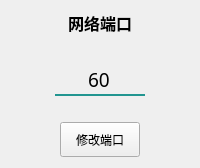
    <widget class="QFrame" name="frameSysNet">
     <property name="minimumSize">
      <size>
       <width>200</width>
       <height>0</height>
      </size>
     </property>
     <property name="maximumSize">
      <size>
       <width>300</width>
       <height>400</height>
      </size>
     </property>
     <property name="font">
      <font>
       <family>Microsoft YaHei</family>
      </font>
     </property>
     <property name="styleSheet">
      <string notr="true">/* 普通状态底部边框 */
QLineEdit {
    border: none;
    border-bottom: 2px solid rgb(34, 149, 144);  /* 底部边框颜色 */
    background: transparent;
}

/* 获取焦点时的底部边框 */
QLineEdit:focus {
    border-bottom: 2px solid rgb(41, 255, 223);  /* 焦点时颜色 */
}
</string>
     </property>
     <layout class="QVBoxLayout" name="verticalLayout" stretch="1,1,1">
      <property name="spacing">
       <number>26</number>
      </property>
      <property name="leftMargin">
       <number>20</number>
      </property>
      <property name="rightMargin">
       <number>20</number>
      </property>
      <item alignment="Qt::AlignHCenter">
       <widget class="QLabel" name="label_36">
        <property name="sizePolicy">
         <sizepolicy hsizetype="Fixed" vsizetype="Fixed">
          <horstretch>0</horstretch>
          <verstretch>0</verstretch>
         </sizepolicy>
        </property>
        <property name="font">
         <font>
          <family>Microsoft YaHei</family>
          <pointsize>12</pointsize>
          <bold>true</bold>
         </font>
        </property>
        <property name="text">
         <string>网络端口</string>
        </property>
        <property name="alignment">
         <set>Qt::AlignCenter</set>
        </property>
       </widget>
      </item>
      <item alignment="Qt::AlignHCenter">
       <widget class="QLineEdit" name="lineEditPort">
        <property name="sizePolicy">
         <sizepolicy hsizetype="Maximum" vsizetype="Maximum">
          <horstretch>0</horstretch>
          <verstretch>0</verstretch>
         </sizepolicy>
        </property>
        <property name="minimumSize">
         <size>
          <width>35</width>
          <height>35</height>
         </size>
        </property>
        <property name="maximumSize">
         <size>
          <width>90</width>
          <height>16777215</height>
         </size>
        </property>
        <property name="font">
         <font>
          <family>Microsoft YaHei</family>
          <pointsize>14</pointsize>
         </font>
        </property>
        <property name="styleSheet">
         <string notr="true"/>
        </property>
        <property name="text">
         <string>60</string>
        </property>
        <property name="alignment">
         <set>Qt::AlignBottom|Qt::AlignHCenter</set>
        </property>
       </widget>
      </item>
      <item alignment="Qt::AlignHCenter">
       <widget class="QPushButton" name="modifyNet">
        <property name="sizePolicy">
         <sizepolicy hsizetype="Preferred" vsizetype="Preferred">
          <horstretch>0</horstretch>
          <verstretch>0</verstretch>
         </sizepolicy>
        </property>
        <property name="minimumSize">
         <size>
          <width>70</width>
          <height>35</height>
         </size>
        </property>
        <property name="maximumSize">
         <size>
          <width>120</width>
          <height>40</height>
         </size>
        </property>
        <property name="font">
         <font>
          <family>Microsoft YaHei</family>
          <pointsize>9</pointsize>
         </font>
        </property>
        <property name="styleSheet">
         <string notr="true"/>
        </property>
        <property name="text">
         <string>修改端口</string>
        </property>
       </widget>
      </item>
     </layout>
    </widget>
